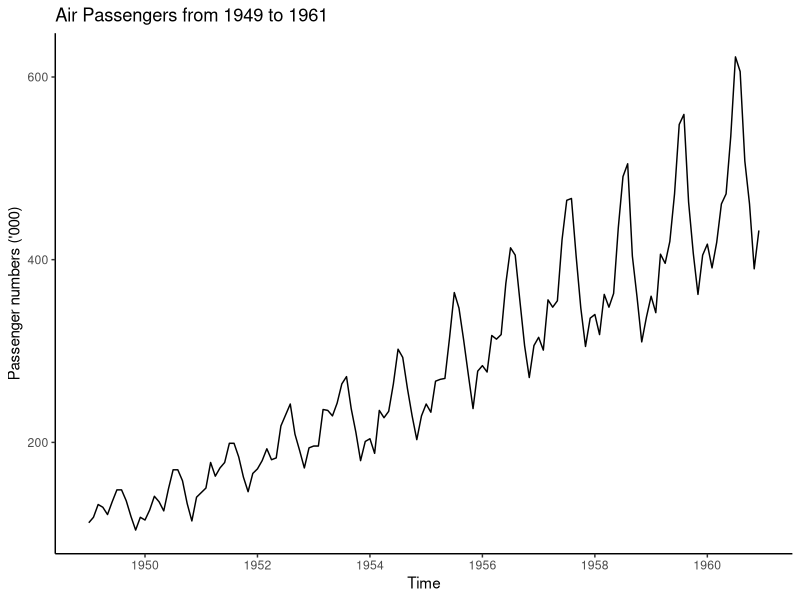
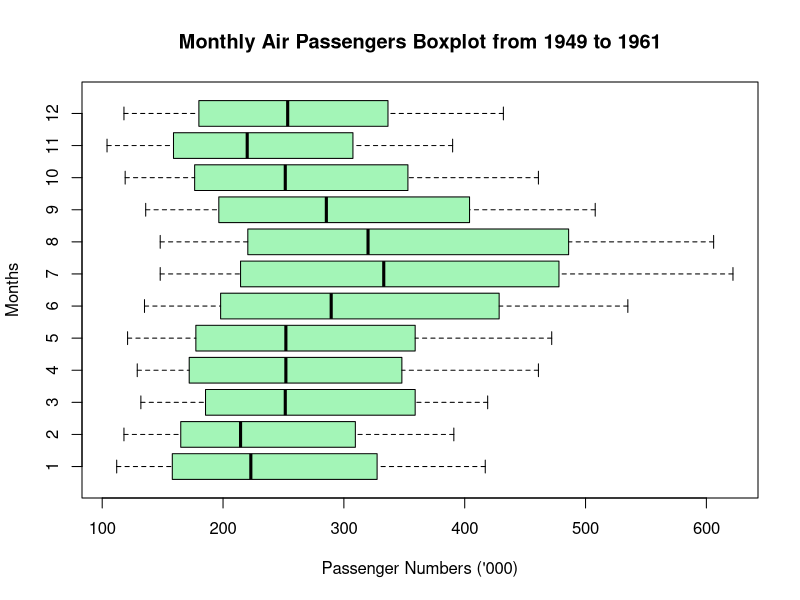
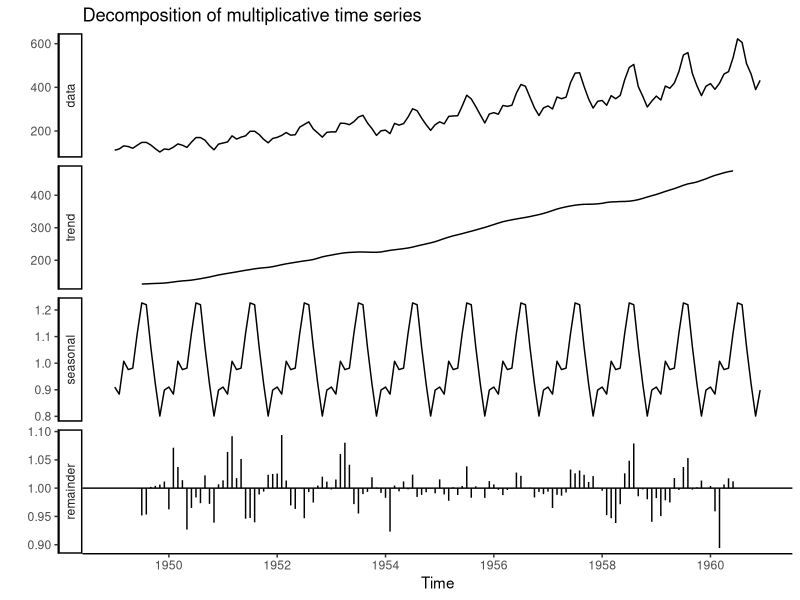
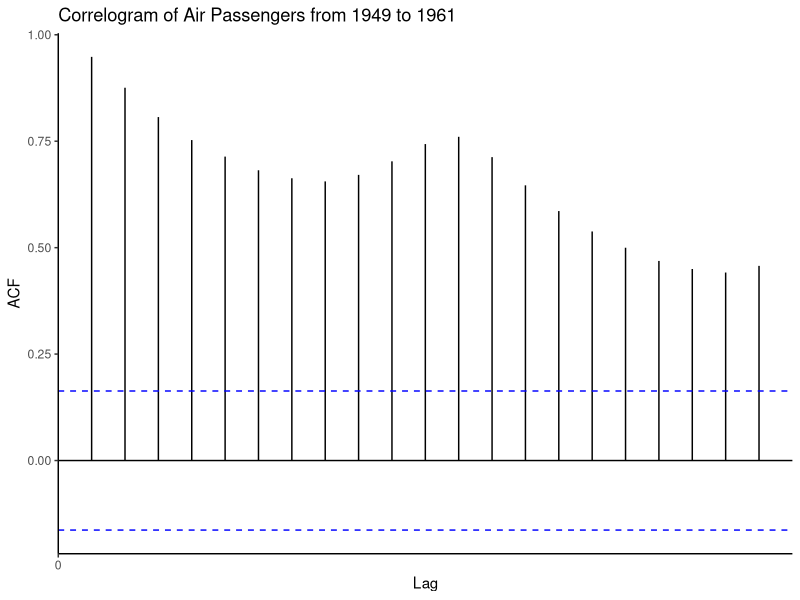
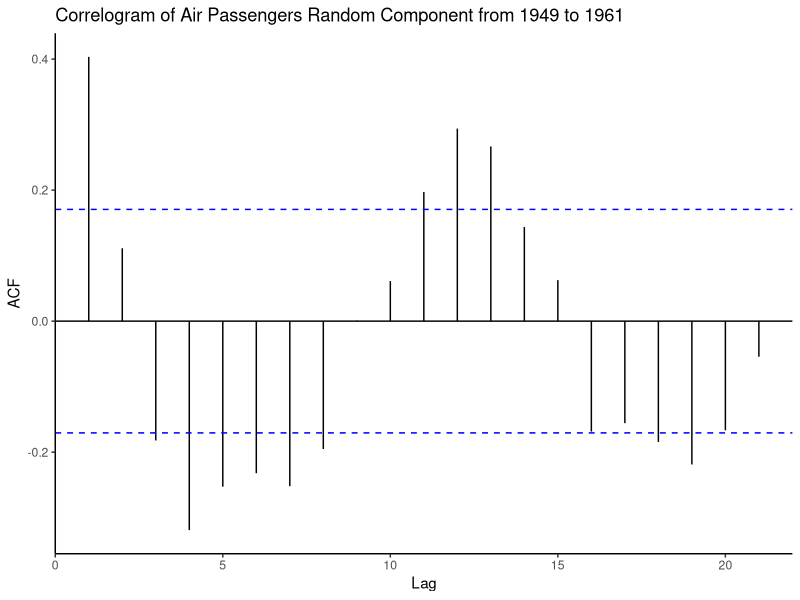
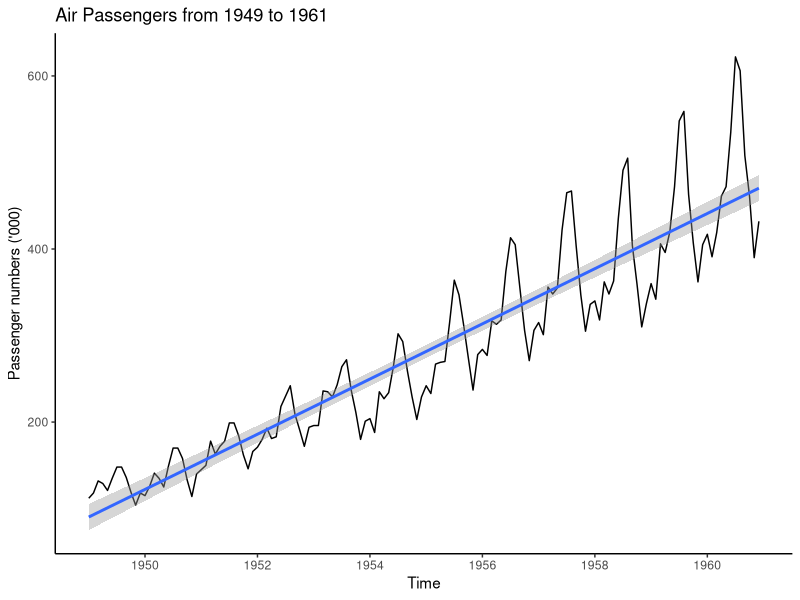
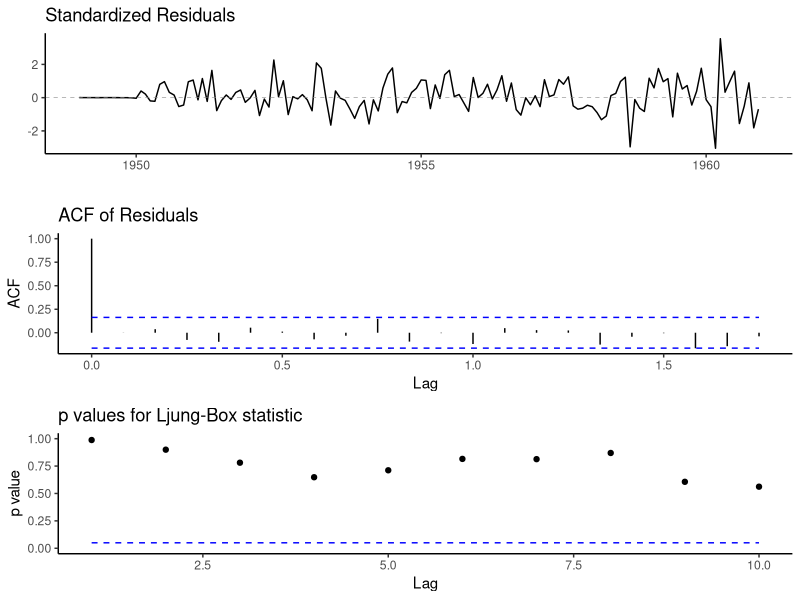
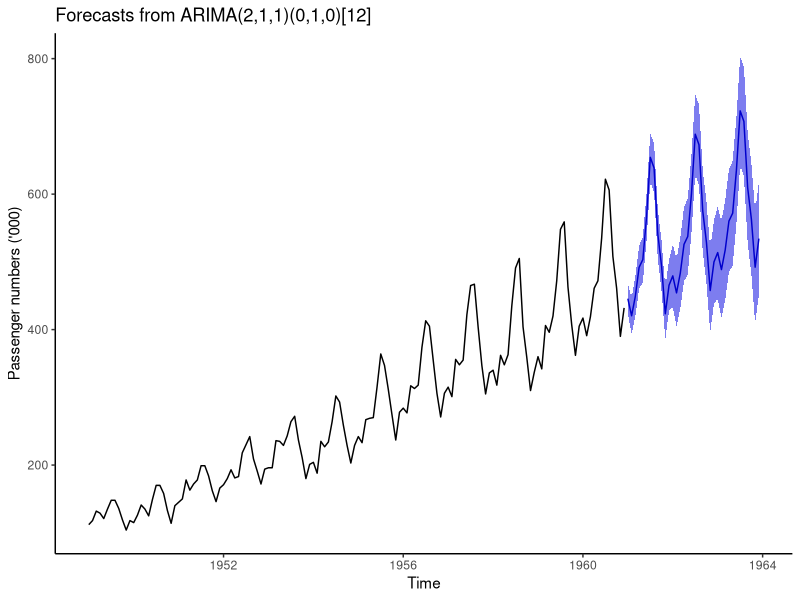

The R source for these figures, in order:
## ---- chunk 1
knitr::opts_chunk$set(echo = TRUE)
## install packages if necessary
list.of.packages <- c("ggfortify", "tseries", "forecast", "rmarkdown")
new.packages <- list.of.packages[!(list.of.packages %in% installed.packages()[,"Package"])]
if(length(new.packages)) install.packages(new.packages)

## load packages
library(ggfortify)
library(tseries)
library(forecast)
library(rmarkdown)
## ---- chunk 2
data(AirPassengers)
AP <- AirPassengers
# Take a look at the class of the dataset AirPassengers
class(AP)
## ---- chunk 3
# preview of data
AP
## ---- chunk 4
# test for missing values
sum(is.na(AP))
## ---- chunk 5
# test frequency
frequency(AP)
## ---- chunk 6
# test cycle
cycle(AP)
## ---- chunk 7
# dataset summary
summary(AP)
## ---- chunk 8
# plot the raw data using the base plot function
autoplot(AP) + labs(x="Time", y ="Passenger numbers ('000)", title="Air Passengers from 1949 to 1961") +
  theme_classic()
## ---- chunk 9
boxplot(AP~cycle(AP), xlab="Passenger Numbers ('000)", ylab="Months", col=rgb(0.1,0.9,0.3,0.4), main="Monthly Air Passengers Boxplot from 1949 to 1961", horizontal=TRUE, notch=FALSE)
## ---- chunk 10
decomposeAP <- decompose(AP,"multiplicative")
autoplot(decomposeAP) +
  theme_classic()
## ---- chunk 11
adf.test(AP)
## ---- chunk 12
autoplot(acf(AP, plot=FALSE)) + labs(title="Correlogram of Air Passengers from 1949 to 1961") +
  theme_classic()
## ---- chunk 13
# review random time series for any missing values
decomposeAP$random 
## ---- chunk 14
# autoplot the random time series from 7:138 which exclude the NA values
autoplot(acf(decomposeAP$random[7:138], plot=FALSE)) + labs(title="Correlogram of Air Passengers Random Component from 1949 to 1961") +
  theme_classic()
## ---- chunk 15
autoplot(AP) + geom_smooth(method="lm") + labs(x="Time", y="Passenger numbers ('000)", title="Air Passengers from 1949 to 1961") +
  theme_classic()
## ---- chunk 16
arimaAP <- auto.arima(AP)
arimaAP
## ---- chunk 17
ggtsdiag(arimaAP) +
  theme_classic()
## ---- chunk 18
forecastAP <- forecast(arimaAP, level = c(95), h = 36)
autoplot(forecastAP) + labs(x="Time", y="Passenger numbers ('000)") +
  theme_classic()
